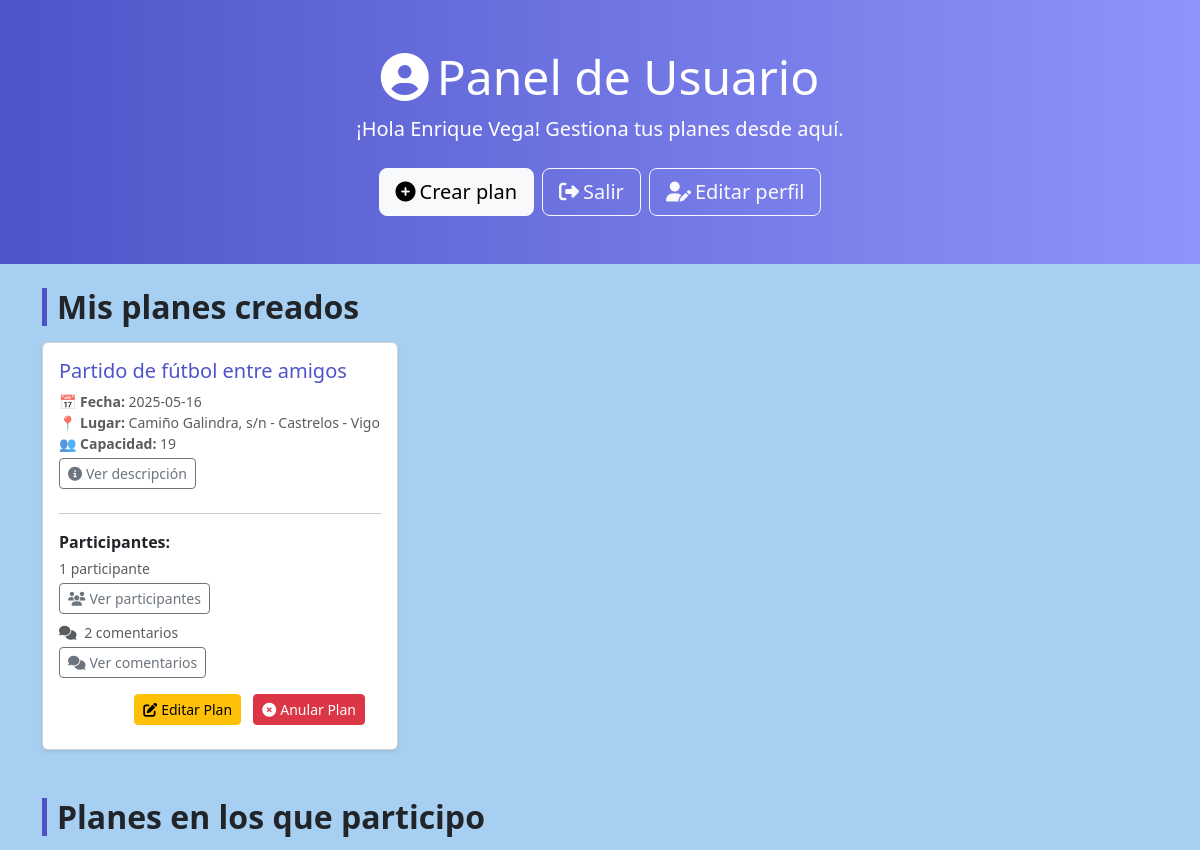
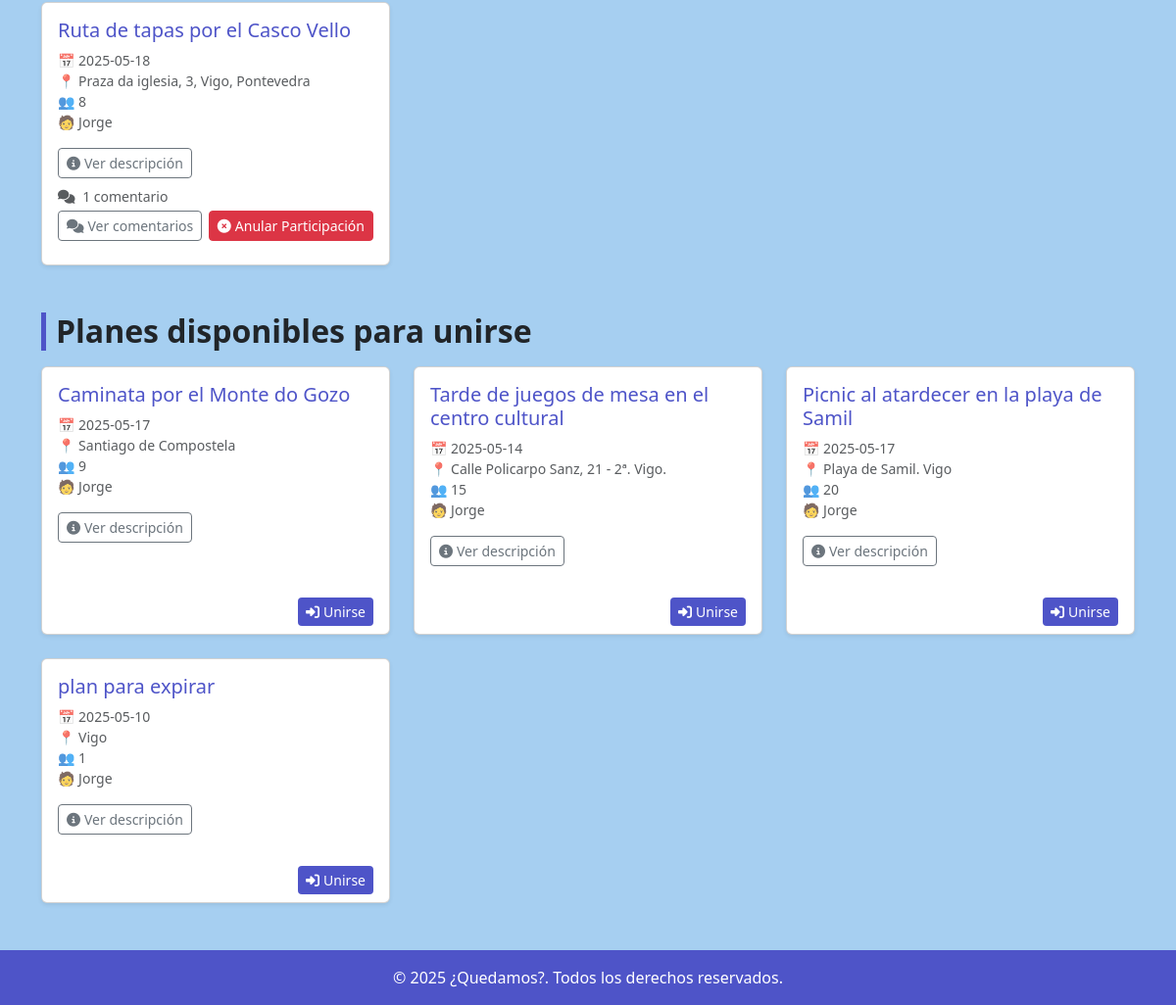
/dashboard.php (signed in), run on the app's committed database (2 pictures, top to bottom).
### tables this page shows
CREATE TABLE `usuarios` (
  `id` int(11) NOT NULL AUTO_INCREMENT,
  `nombre` varchar(100) NOT NULL,
  `apellidos` varchar(150) NOT NULL,
  `email` varchar(255) NOT NULL,
  `password` varchar(255) NOT NULL,
  PRIMARY KEY (`id`),
  UNIQUE KEY `email` (`email`)
);

CREATE TABLE `planes` (
  `id` int(11) NOT NULL AUTO_INCREMENT,
  `titulo` varchar(255) DEFAULT NULL,
  `descripcion` text DEFAULT NULL,
  `fecha` date DEFAULT NULL,
  `lugar` varchar(255) DEFAULT NULL,
  `capacidad` int(11) DEFAULT NULL,
  `creador_id` int(11) DEFAULT NULL,
  PRIMARY KEY (`id`),
  KEY `creador_id` (`creador_id`),
  CONSTRAINT `planes_ibfk_1` FOREIGN KEY (`creador_id`) REFERENCES `usuarios` (`id`)
);

### dashboard.php (the view, shortened to what this page needs)
<?php
require 'includes/db.php';
$user_id = $_SESSION['user_id'];
$stmt_user = $pdo->prepare('SELECT nombre, apellidos FROM usuarios WHERE id = ?');
$stmt_user->execute([$user_id]);
$usuario = $stmt_user->fetch();
$nombre_completo = htmlspecialchars($usuario['nombre'] . ' ' . $usuario['apellidos']);
$stmt = $pdo->prepare('SELECT * FROM planes WHERE creador_id = ?');
$stmt->execute([$user_id]);
$mis_planes = $stmt->fetchAll();
$stmt2 = $pdo->prepare('SELECT p.*, u.nombre AS creador_nombre FROM planes p
                        JOIN participantes pa ON p.id = pa.plan_id
                        JOIN usuarios u ON p.creador_id = u.id
                        WHERE pa.usuario_id = ?');
$stmt2->execute([$user_id]);
$planes_apuntado = $stmt2->fetchAll();
$stmt3 = $pdo->prepare('SELECT p.*, u.nombre AS creador_nombre FROM planes p
                        JOIN usuarios u ON p.creador_id = u.id
                        WHERE p.creador_id != ? AND p.id NOT IN (
                            SELECT plan_id FROM participantes WHERE usuario_id = ?
                        )');
$stmt3->execute([$user_id, $user_id]);
$planes_disponibles = $stmt3->fetchAll();
$participantes_por_plan = [];
foreach ($mis_planes as $plan) {
    $stmt_part = $pdo->prepare('SELECT u.nombre, u.apellidos FROM participantes pa JOIN usuarios u ON pa.usuario_id = u.id WHERE pa.plan_id = ?');
    $stmt_part->execute([$plan['id']]);
    $participantes_por_plan[$plan['id']] = $stmt_part->fetchAll(PDO::FETCH_ASSOC);
}
$comentarios_por_plan = [];
foreach (array_merge($mis_planes, $planes_apuntado) as $plan) {
    $stmt_comentarios = $pdo->prepare('SELECT c.*, u.nombre FROM comentarios c JOIN usuarios u ON c.usuario_id = u.id WHERE c.plan_id = ? ORDER BY c.fecha DESC');
    $stmt_comentarios->execute([$plan['id']]);
    $comentarios_por_plan[$plan['id']] = $stmt_comentarios->fetchAll(PDO::FETCH_ASSOC);
}
?>
<!DOCTYPE html>
<html lang="es">
<head>
    <link href="https://cdn.jsdelivr.net/npm/bootstrap@5.3.2/dist/css/bootstrap.min.css" rel="stylesheet">
    <link rel="stylesheet" href="https://cdnjs.cloudflare.com/ajax/libs/font-awesome/6.5.0/css/all.min.css">
    <link rel="stylesheet" href="css/dashboard.css">
</head>
<body>
    <section class="hero-section text-white text-center py-5 mb-4">
        <div class="container">
            <h1 class="display-5 mb-2"><i class="fas fa-user-circle me-2"></i>Panel de Usuario</h1>
            <p class="lead">¡Hola <?= $nombre_completo ?>! Gestiona tus planes desde aquí.</p>
            <div class="d-flex justify-content-center flex-wrap gap-2 mt-4">
                <a href="crear_plan.php" class="btn btn-light btn-lg"><i class="fas fa-plus-circle me-1"></i>Crear plan</a>
                <a href="logout.php" class="btn btn-outline-light btn-lg"><i class="fas fa-sign-out-alt me-1"></i>Salir</a>
                <a href="editar_perfil.php" class="btn btn-outline-light btn-lg">
                    <i class="fas fa-user-edit me-1"></i>Editar perfil
                </a>
            </div>
        </div>
    </section>
    <div class="container pb-5">
        <section class="mb-5">
            <h2 class="section-title mb-3">Mis planes creados</h2>
            <?php if ($mis_planes): ?>
                <div class="row g-4">
                    <?php foreach ($mis_planes as $plan): ?>
                        <div class="col-md-6 col-lg-4">
                            <div class="card h-100 shadow-sm">
                                <div class="card-body">
                                    <h5 class="card-title"><?= htmlspecialchars($plan['titulo']) ?></h5>
                                    <p class="text-muted small mb-1">
                                        <strong>📅 Fecha:</strong> <?= $plan['fecha'] ?><br>
                                        <strong>📍 Lugar:</strong> <?= htmlspecialchars($plan['lugar']) ?><br>
                                        <strong>👥 Capacidad:</strong> <?= $plan['capacidad'] ?>
                                    </p>
                                    <button type="button" class="btn btn-sm btn-outline-secondary mb-2" data-bs-toggle="modal"
                                        data-bs-target="#modalDescripcion<?= $plan['id'] ?>">
                                        <i class="fas fa-info-circle me-1"></i>Ver descripción
                                    </button>
                                    <hr>
                                    <p class="mb-1"><strong>Participantes:</strong></p>
                                    <?php
                                        $num_participantes = !empty($participantes_por_plan[$plan['id']]) ? count($participantes_por_plan[$plan['id']]) : 0;
                                    ?>
                                    <p class="text-muted small mb-1"><?= $num_participantes ?> participante<?= $num_participantes > 1 ? 's' : '' ?></p>
                                    <?php if ($num_participantes > 0): ?>
                                        <button type="button" class="btn btn-sm btn-outline-secondary mb-2" data-bs-toggle="modal"
                                            data-bs-target="#modalParticipantes<?= $plan['id'] ?>">
                                            <i class="fas fa-users me-1"></i>Ver participantes
                                        </button>
                                    <?php endif; ?>
                                    <p class="text-muted small mb-1">
                                        <i class="fas fa-comments me-1"></i>
                                        <?= count($comentarios_por_plan[$plan['id']] ?? []) ?> comentario<?= count($comentarios_por_plan[$plan['id']] ?? []) !== 1 ? 's' : '' ?>
                                    </p>
                                    <button type="button" class="btn btn-sm btn-outline-secondary mb-2" data-bs-toggle="modal"
                                        data-bs-target="#modalComentarios<?= $plan['id'] ?>">
                                        <i class="fas fa-comments me-1"></i>Ver comentarios
                                    </button>
                                    <div class="card-footer bg-transparent border-0 text-end">
                                        <a href="editar_plan.php?id=<?= $plan['id'] ?>" class="btn btn-warning btn-sm me-2">
                                            <i class="fas fa-edit me-1"></i>Editar Plan
                                        </a>
                                        <a href="anular_plan.php?id=<?= $plan['id'] ?>" class="btn btn-danger btn-sm" onclick="return confirm('¿Estás seguro de que deseas anular este plan?');">
                                            <i class="fas fa-times-circle me-1"></i>Anular Plan
                                        </a>
                                    </div>
                                </div>
                            </div>
                        </div>
                    <?php endforeach; ?>
                </div>
            <?php else: ?>
                <p class="text-muted">No has creado ningún plan aún.</p>
            <?php endif; ?>
        </section>
        <section class="mb-5">
            <h2 class="section-title mb-3">Planes en los que participo</h2>
            <?php if ($planes_apuntado): ?>
                <div class="row g-4">
                    <?php foreach ($planes_apuntado as $plan): ?>
                        <div class="col-md-6 col-lg-4">
                            <div class="card h-100 shadow-sm">
                                <div class="card-body">
                                    <h5 class="card-title"><?= htmlspecialchars($plan['titulo']) ?></h5>
                                    <p class="text-muted small">
                                        📅 <?= $plan['fecha'] ?><br>
                                        📍 <?= htmlspecialchars($plan['lugar']) ?><br>
                                        👥 <?= $plan['capacidad'] ?><br>
                                        🧑 <?= htmlspecialchars($plan['creador_nombre']) ?>
                                    </p>
                                    <button type="button" class="btn btn-sm btn-outline-secondary mb-2" data-bs-toggle="modal"
                                        data-bs-target="#modalDescripcionParticipante<?= $plan['id'] ?>">
                                        <i class="fas fa-info-circle me-1"></i>Ver descripción
                                    </button>
                                    <p class="text-muted small mb-1">
                                        <i class="fas fa-comments me-1"></i>
                                        <?= count($comentarios_por_plan[$plan['id']] ?? []) ?> comentario<?= count($comentarios_por_plan[$plan['id']] ?? []) !== 1 ? 's' : '' ?>
                                    </p>
                                    <button type="button" class="btn btn-sm btn-outline-secondary mb-2" data-bs-toggle="modal"
                                        data-bs-target="#modalComentariosParticipante<?= $plan['id'] ?>">
                                        <i class="fas fa-comments me-1"></i>Ver comentarios
                                    </button>
                                    <a href="anular_participacion.php?id=<?= $plan['id'] ?>" class="btn btn-danger btn-sm float-end" onclick="return confirm('¿Estás seguro de que deseas anular tu participación en este plan?');">
                                        <i class="fas fa-times-circle me-1"></i>Anular Participación
                                    </a>
                                </div>
                            </div>
                        </div>
                    <?php endforeach; ?>
                </div>
            <?php else: ?>
                <p class="text-muted">No te has apuntado a ningún plan todavía.</p>
            <?php endif; ?>
        </section>
        <section>
            <h2 class="section-title mb-3">Planes disponibles para unirse</h2>
            <?php if ($planes_disponibles): ?>
                <div class="row g-4">
                    <?php foreach ($planes_disponibles as $plan): ?>
                        <div class="col-md-6 col-lg-4">
                            <div class="card h-100 shadow-sm d-flex flex-column justify-content-between">
                                <div class="card-body">
                                    <h5 class="card-title"><?= htmlspecialchars($plan['titulo']) ?></h5>
                                    <p class="text-muted small">
                                        📅 <?= $plan['fecha'] ?><br>
                                        📍 <?= htmlspecialchars($plan['lugar']) ?><br>
                                        👥 <?= $plan['capacidad'] ?><br>
                                        🧑 <?= htmlspecialchars($plan['creador_nombre']) ?>
                                    </p>
                                    <button type="button" class="btn btn-sm btn-outline-secondary mb-2" data-bs-toggle="modal"
                                        data-bs-target="#modalDescripcionDisponible<?= $plan['id'] ?>">
                                        <i class="fas fa-info-circle me-1"></i>Ver descripción
                                    </button>
                                </div>
                                <div class="card-footer bg-transparent border-0 text-end">
                                    <a href="unirse_plan.php?id=<?= $plan['id'] ?>" class="btn btn-primary btn-sm">
                                        <i class="fas fa-sign-in-alt me-1"></i>Unirse
                                    </a>
                                </div>
                            </div>
                        </div>
                    <?php endforeach; ?>
                </div>
            <?php else: ?>
                <p class="text-muted">No hay planes disponibles para unirse.</p>
            <?php endif; ?>
        </section>
    </div>
    <footer class="text-center py-3 text-white">
        &copy; <?= date('Y') ?> ¿Quedamos?. Todos los derechos reservados.
    </footer>
</body>
</html>

### css/dashboard.css (style rules this page uses)
body { background: #1783dc61; font-family: 'Segoe UI', sans-serif; }
.hero-section { background: linear-gradient(90deg, #4e54c8, #8f94fb); }
.section-title { border-left: 5px solid #4e54c8; padding-left: 10px; font-weight: bold; }
.card-title { color: #4e54c8; }
.btn-primary { background-color: #4e54c8; border: none; }
footer { background: #4e54c8; color: white; }

### data on the page
usuarios: nombre_completo "Enrique Vega"
planes: titulo "Partido de fútbol entre amigos", fecha "2025-05-16", lugar "Camiño Galindra, s/n - Castrelos - Vigo", capacidad "19", id "1", id "2"
planes: titulo "Ruta de tapas por el Casco Vello", fecha "2025-05-18", lugar "Praza da iglesia, 3, Vigo, Pontevedra", capacidad "8", creador.nombre "Jorge", id "1"
planes: titulo "Caminata por el Monte do Gozo", fecha "2025-05-17", lugar "Santiago de Compostela", capacidad "9", creador.nombre "Jorge"
planes: titulo "Tarde de juegos de mesa en el centro cultural", fecha "2025-05-14", lugar "Calle Policarpo Sanz, 21 - 2ª. Vigo.", capacidad "15", creador.nombre "Jorge"
planes: titulo "Picnic al atardecer en la playa de Samil", fecha "2025-05-17", lugar "Playa de Samil. Vigo", capacidad "20", creador.nombre "Jorge"
planes: titulo "plan para expirar", fecha "2025-05-10", lugar "Vigo", capacidad "1", creador.nombre "Jorge"
